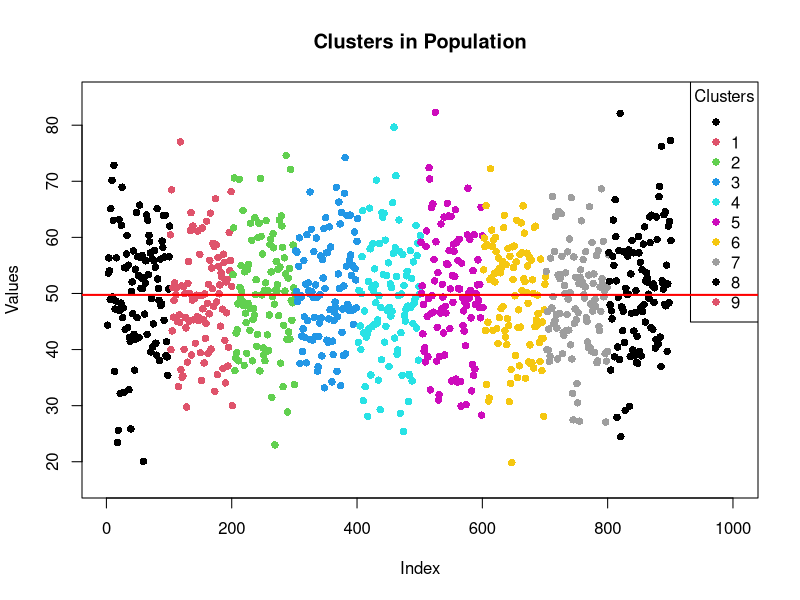
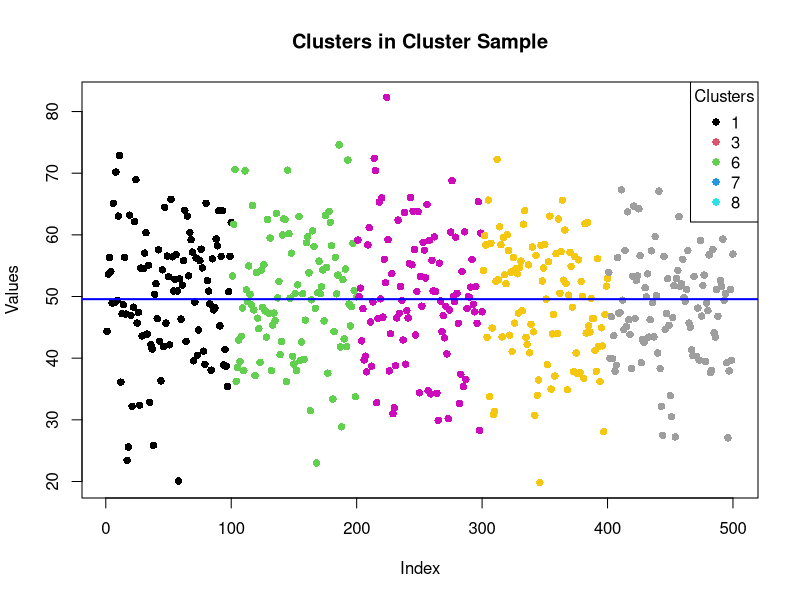
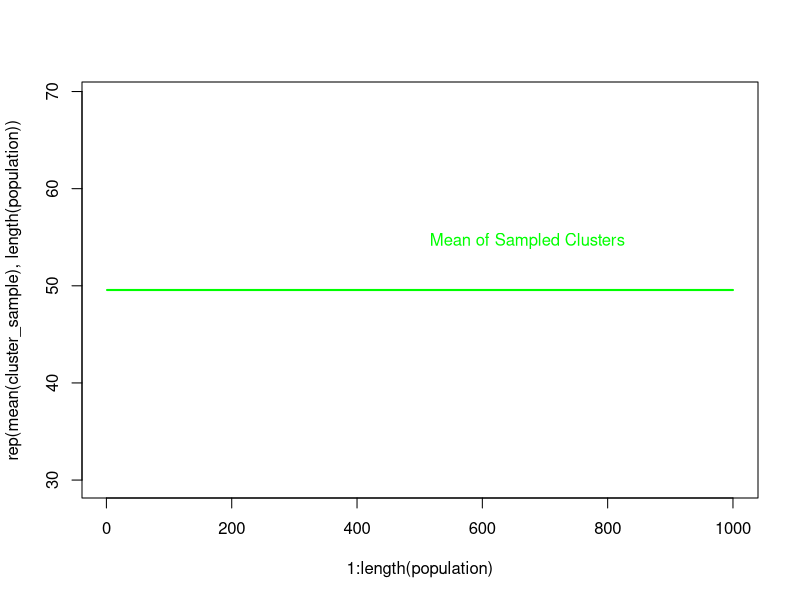

These figures' R source, in order:
# Set a seed for reproducibility
set.seed(42)

# Generate a synthetic dataset with a normal distribution
population <- rnorm(1000, mean = 50, sd = 10)

# Create clusters
num_clusters <- 10
cluster_size <- length(population) / num_clusters
clusters <- cut(1:length(population), breaks = seq(1, length(population), cluster_size), labels = FALSE)

# Cluster Sampling
selected_clusters <- sample(unique(clusters), size = num_clusters / 2)

# Extract the sampled data from selected clusters
cluster_sample <- population[clusters %in% selected_clusters]

# Visualize Clusters in Population
plot(1:length(population), population, col = clusters, pch = 16, main = "Clusters in Population", xlab = "Index", ylab = "Values")

# Add a legend
legend("topright", legend = unique(clusters), col = 1:num_clusters, pch = 16, title = "Clusters")

# Plot the population mean line
abline(h = mean(population), col = "red", lwd = 2)

# Visualize Clusters in Cluster Sample
plot(1:length(cluster_sample), cluster_sample, col = clusters[clusters %in% selected_clusters], pch = 16, main = "Clusters in Cluster Sample", xlab = "Index", ylab = "Values")

# Add a legend
legend("topright", legend = unique(clusters[clusters %in% selected_clusters]), col = 1:num_clusters, pch = 16, title = "Clusters")

# Plot the cluster sample mean line
abline(h = mean(cluster_sample), col = "blue", lwd = 2)

# Plot the mean of the sampled clusters in the population
plot(1:length(population), rep(mean(cluster_sample), length(population)), col = "green", type = "l", lwd = 2, add = TRUE)

# Add text to label the mean
text(length(population) / 2, mean(cluster_sample) + 5, "Mean of Sampled Clusters", col = "green", pos = 4)
